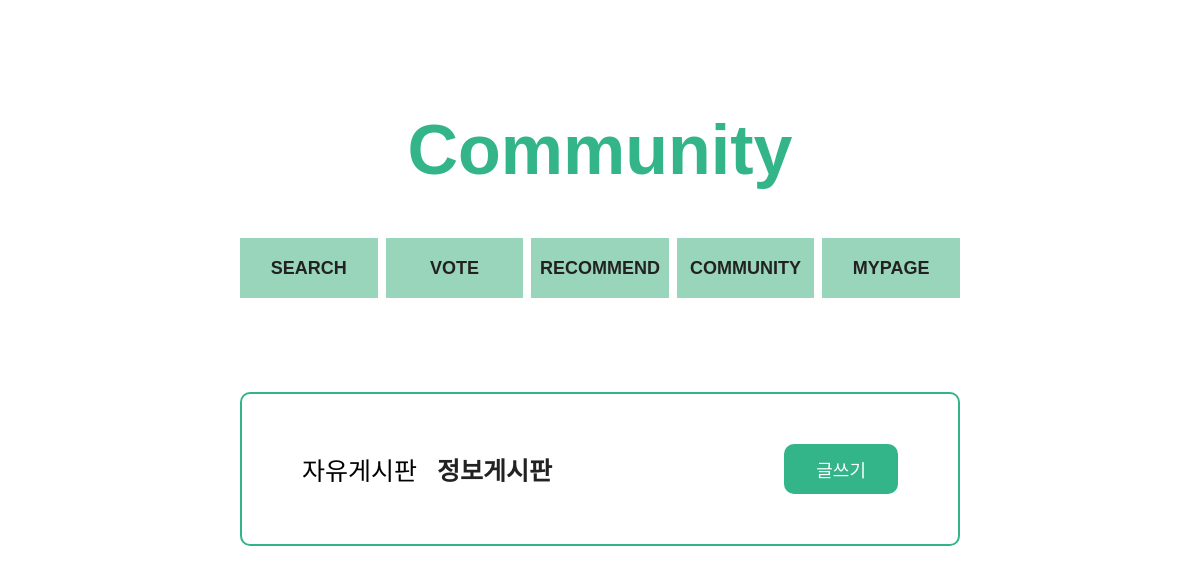
/pages/community/community_info.php, run on an earlier commit of the app's database.
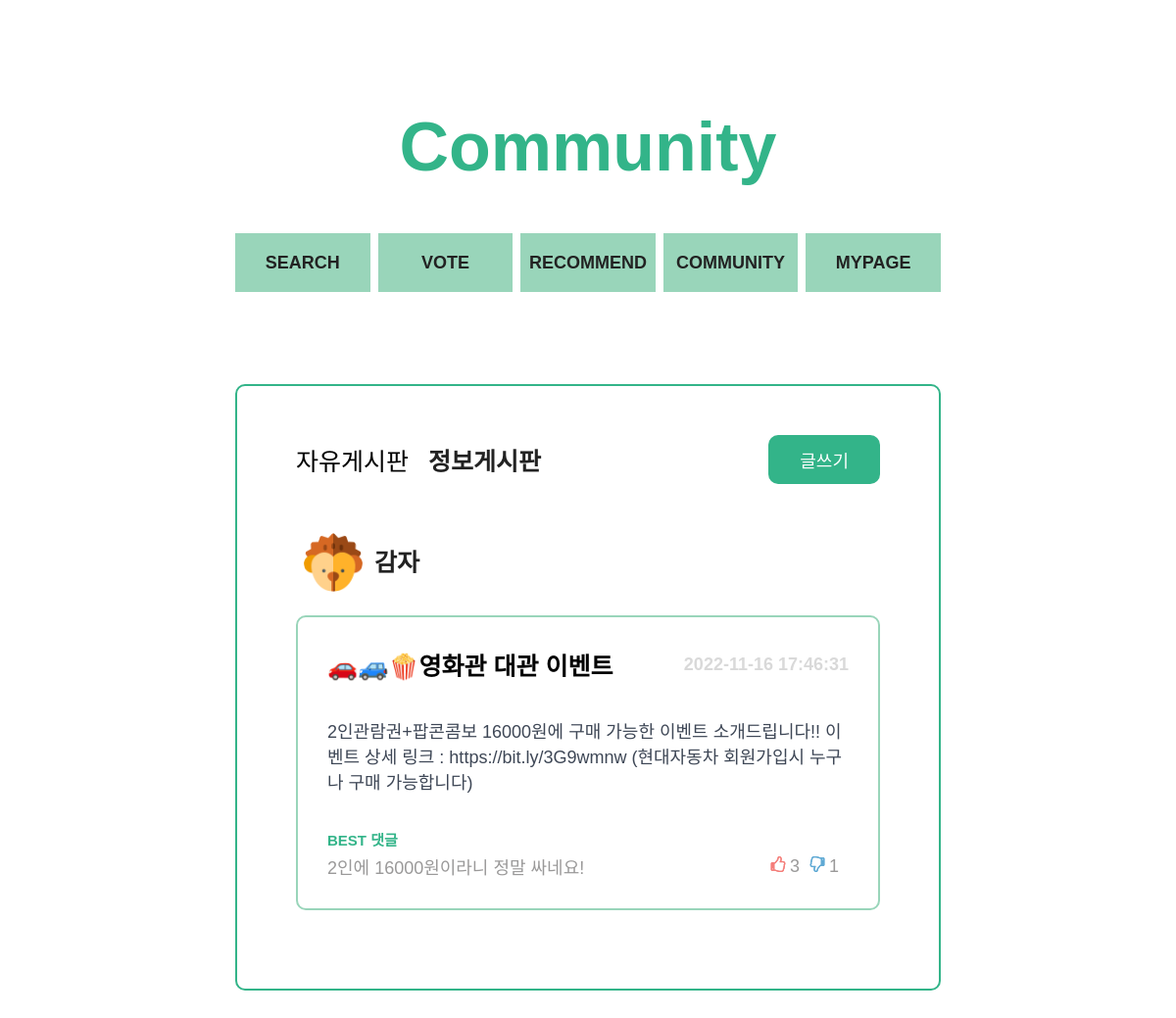
And on a later commit of the database.
### tables this page shows
CREATE TABLE `board` (
  `boardid` int(11) NOT NULL AUTO_INCREMENT,
  `userid` varchar(20) NOT NULL,
  `title` varchar(50) NOT NULL,
  `content` varchar(500) NOT NULL,
  `timestamps` timestamp NOT NULL DEFAULT current_timestamp(),
  `type` varchar(10) NOT NULL,
  PRIMARY KEY (`boardid`),
  KEY `userid` (`userid`),
  CONSTRAINT `board_ibfk_1` FOREIGN KEY (`userid`) REFERENCES `users` (`userid`)
);

CREATE TABLE `users` (
  `userid` varchar(20) NOT NULL,
  `password` varchar(40) NOT NULL,
  `name` varchar(15) NOT NULL,
  `profile` varchar(500) NOT NULL,
  PRIMARY KEY (`userid`),
  KEY `idx_users_name` (`name`)
);

### pages/community/community_info.php (the view, shortened to what the changed rows need)
<?php
$conn = mysqli_connect("localhost", "team15", "team15", "team15");
$res = array();
$bestComment = array();
$userId = $_SESSION['userId'];
if (mysqli_connect_errno()) {
    echo "<script>alert('Connection fail');</script>";
    exit();
} else {
    $sql = "select f.boardid, f.title, f.content, f.timestamps, u.userid, u.name, u.profile
            from board as f
            inner join users as u on f.userid = u.userid
            where type='info'
            order by f.boardid desc";
    if($stmt = mysqli_prepare($conn, $sql)) {
        if(mysqli_stmt_execute($stmt)) {
            mysqli_stmt_bind_result($stmt, $boardid, $title, $content, $time, $writerId, $writer, $writer_profile);
            while(mysqli_stmt_fetch($stmt)) {
                array_push($res, [
                    "boardid" => $boardid,
                    "title" => $title,
                    "content" => $content,
                    "time" => $time,
                    "writerId" => $writerId,
                    "writer" => $writer,
                    "profile" => $writer_profile
                ]);
            }
        } else {
            echo "<script>alert('fail execute the query');</script>";
            exit();
        }
    } else {
        echo "<script>alert('Fail prepare the statement');</script>";
        exit();
    }
    $sql = "select exists (select * from comment where boardid = ?)";
    if($stmt = mysqli_prepare($conn, $sql)) {
        for ($i=0; $i < count($res); $i++) {
            $id = $res[$i]['boardid'];
            mysqli_stmt_bind_param($stmt,"s", $id);
            if(mysqli_stmt_execute($stmt)) {
                mysqli_stmt_bind_result($stmt, $exist);
                while(mysqli_stmt_fetch($stmt)) {
                    array_push($bestComment, $exist);
                }
            } else {
                echo "<script>alert('fail execute the query');</script>";
                exit();
            }
        }
    } else {
        echo "<script>alert('Fail prepare the statement');</script>";
        exit();
    }
    $sql = "select c.content, c.like_no, c.hate
            from comment as c
            where c.commentid = (
                select r.best from (
                    select b.commentid as best, max(b.diff)
                    from (
                        select commentid, (a.like_no - a.hate) as diff
                        from comment as a
                        where boardid = ?
                    ) b where b.diff >= 1
                ) r
            ) limit 1";
    for ($i=0; $i < count($bestComment); $i++) {
        if($bestComment[$i] == 1) {
            if($stmt = mysqli_prepare($conn, $sql)) {
                mysqli_stmt_bind_param($stmt, "s", $res[$i]['boardid']);
                if(mysqli_stmt_execute($stmt)) {
                    mysqli_stmt_bind_result($stmt, $comment, $like, $hate);
                    while(mysqli_stmt_fetch($stmt)) {
                        $res[$i] = $res[$i] + array(
                            "comment" => $comment,
                            "like" => $like,
                            "hate" => $hate
                        );
                    }
                } else {
                    echo "<script>alert('fail execute the query');</script>";
                    exit();
                }
            } else {
                echo "<script>alert('Fail prepare the statement');</script>";
                exit();
            }
        }
    }
}
?>
<!DOCTYPE html>
<html lang="en">
<head>
    <link rel="stylesheet" href="../../index.css">
    <link rel="stylesheet" href="./communityStyle.css">
</head>
<body>
    <div id="contents">
        <header class="title">
            <h1>Community</h1>
        </header>
        <section class="board">
                <?php
                $url = "./community_newPost.php?type=info";
                ?>
            <?php
            for ($i=0; $i < count($res); $i++) {
                if($res[$i]['writerId'] == $userId) {
                    $url = "community_myPost.php?boardid=".$res[$i]['boardid'];
                } else {
                    $url = "community_each.php?boardid=".$res[$i]['boardid'];
                }
            ?>
            <div class="post" onclick="location.href='<?=$url?>'">
                <div class="eachProfile">
                    <img class="profileImg" src="<?=$res[$i]['profile']?>">
                    <p class="nickName"><?=$res[$i]['writer']?></p>
                </div>
                <div class="eachPost">
                    <div class="eachPostTop">
                        <h3 class="eachPostTitle"><?=$res[$i]['title']?></h3>
                        <div class="timeStamp"><?=$res[$i]['time']?></div>
                    </div>
                    <h4 class="postContents">
                        <?=$res[$i]['content']?>
                    </h4>
                    <?php
                    if(array_key_exists('comment', $res[$i])) {
                    ?>
                    <div class="replIndex">BEST 댓글</div>
                    <div class="bestRepl">
                        <div class="text"><?=$res[$i]['comment']?></div>
                        <div class="replCount">
                        <div class="thumbUp"><img src="../../img/thumb_up.svg" width="16px" height="16px"></div>
                        <div class="thumbNum"><?=$res[$i]['like']?></div>
                        <div class="thumbDown"><img src="../../img/thumb_down.svg" width="16px" height="16px"></div>
                        <div class="thumbNum"><?=$res[$i]['hate']?></div>
                    </div>
                    </div>
                    <?php
                    }
                    ?>
                </div>
            </div>
            <?php
            }
            ?>
        </section>
    </div>
</body>
</html>

What changed in the data, as far as the page shows it:
added board: userid.profile (picture), userid.name "감자", title "🚗🚙🍿영화관 대관 이벤트", timestamps "2022-11-16 17:46:31", content "2인관람권+팝콘콤보 16000원에 구매 가능한 이벤트 소개드립니다!! 이벤트 상세 링크 : https://bit.ly/3G9wmnw (현대자동차 회원가입시 누구나 구매 가능합니다)", comment "2인에 16000원이라니 정말 싸네요!", like "3", hate "1"
